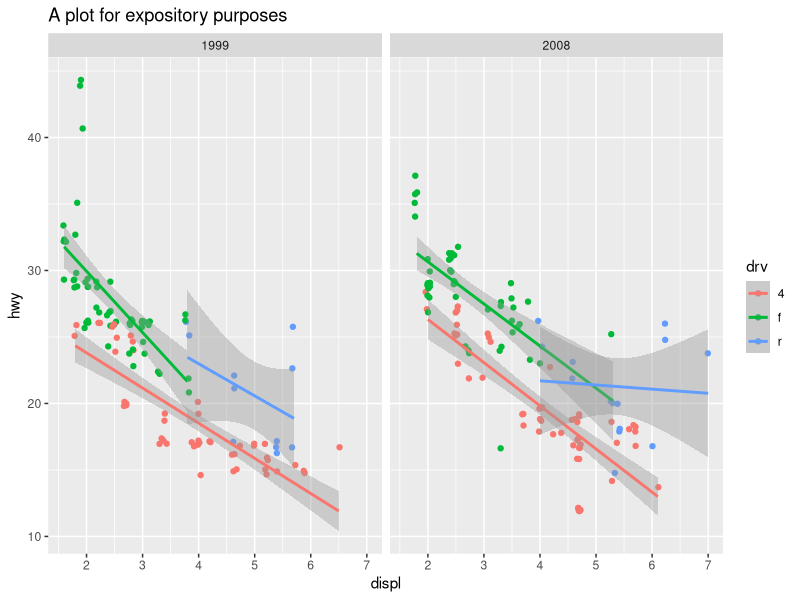
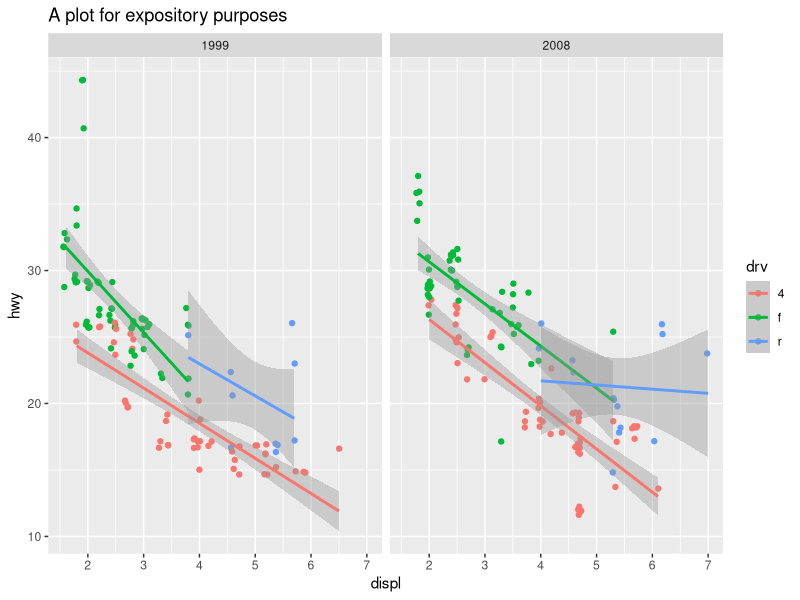
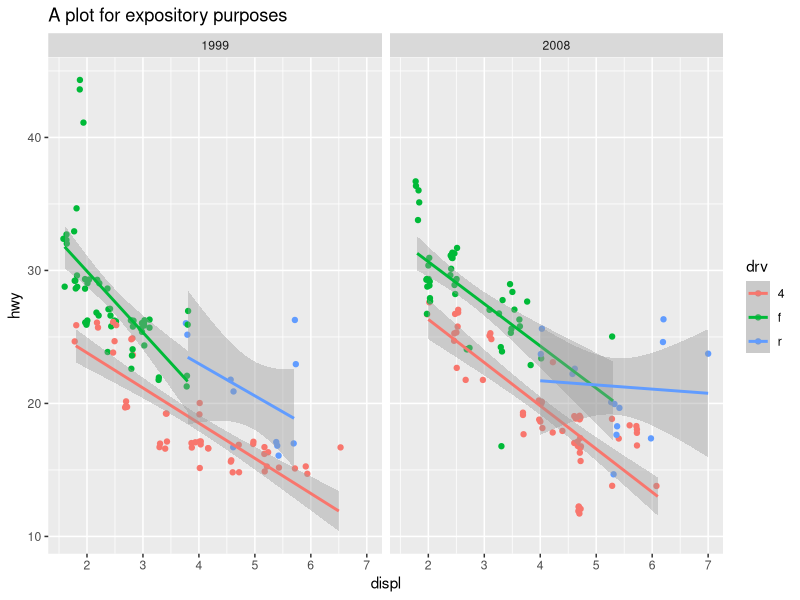
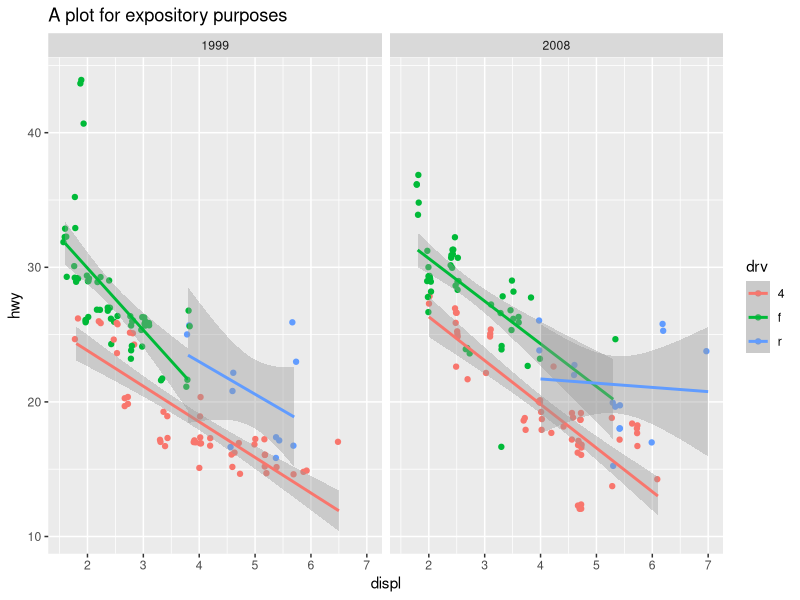

Source code (R) for these figures, in order:
## ---- chunk 1
library(tidyverse)
p <- ggplot(mpg, aes(displ, hwy, color = drv)) + 
  geom_point(position = "jitter") +
  geom_smooth(method = "lm", formula = y ~ x) + 
  facet_wrap(vars(year)) + 
  ggtitle("A plot for expository purposes")
p

## ---- chunk 2
ggprint <- function(x) {
  data <- ggplot_build(x)
  gtable <- ggplot_gtable(data)
  grid::grid.newpage()
  grid::grid.draw(gtable)
  return(invisible(x))
}
ggprint(p)
## ---- chunk 3
p_built <- ggplot_build(p)

p_built $data %>% map(head) %>% map(as_tibble)
p_built $layout
p_built $plot
## ---- chunk 4
p_gtable <- ggplot_gtable(p_built)
p_gtable
## ---- chunk 5
grid::grid.newpage()
## ---- chunk 6
grid::grid.newpage()
grid::grid.draw(p_gtable)
## ---- chunk 7
prototype()
## ---- chunk 8

# 创建新类，子类继承
NewObject <- ggproto(
  `_class` = NULL, # 类
  `_inherits` = NULL # 继承
)
NewObject 
## ---- chunk 9
# 新类
NewClass <- ggproto("NewClass", NULL,
                    # fields     默认值 
                    geom=NA,
                    # methods
                    
                    )

NewClass
## ---- chunk 10
# 实例
instance <- ggproto(NULL, NewClass,
                    # 字段赋值
                    geom="point"
                    )
instance
## ---- chunk 11
# 继承
NewSubClass <- ggproto("NewSubClass", NewClass)
NewSubClass
## ---- chunk 12
library(ggplot2)
library(grid)

# 自定义 GeomSignif 对象
GeomSignif <- ggproto(`_class` = "GeomSignif",
                      `_inherits` = Geom,
  required_aes = c("x", "y"),
  
  default_aes = aes(
    comparisons = NULL, step_increase = 0.1,
    map_signif_level = TRUE, test = "t.test",
    test.args = list(), y_position = NULL,
    annotations = NULL, tip_length = 0.03
  ),
  
  draw_group = function(data, panel_scales, coord, comparisons, step_increase,
                        map_signif_level, test, test.args, y_position, annotations, tip_length) {
    
    # 提取比较组
    if (is.null(comparisons)) {
      stop("Comparisons must be provided.")
    }
    
    # 计算每组的 y 坐标位置
    y_max <- max(data$y, na.rm = TRUE)
    if (is.null(y_position)) {
      y_position <- y_max + seq(step_increase, by = step_increase, length.out = length(comparisons))
    }
    
    # 创建标记的绘图对象列表
    grobs <- list()
    for (i in seq_along(comparisons)) {
      comp <- comparisons[[i]]
      group1 <- data[data$x == comp[1], "y"]
      group2 <- data[data$x == comp[2], "y"]
      
      # 进行显著性测试
      test_result <- do.call(test, c(list(group1, group2), test.args))
      p_value <- test_result$p.value
      label <- if (map_signif_level) {
        if (p_value < 0.001) "***"
        else if (p_value < 0.01) "**"
        else if (p_value < 0.05) "*"
        else "ns"
      } else {
        format(p_value, digits = 2)
      }
      
      # 绘制显著性标记线条和标签
      grobs <- c(grobs, list(
        grid::linesGrob(
          x = c(mean(comp[1]), mean(comp[2])),
          y = rep(y_position[i], 2),
          gp = grid::gpar(col = "black", lwd = 0.5)
        ),
        grid::textGrob(
          label, x = mean(comp), y = y_position[i] + tip_length,
          gp = grid::gpar(col = "black", fontsize = 10)
        )
      ))
    }
    
    # 返回绘图对象列表
    grid::grobTree(grobs = grobs)
  }
)

# 创建自定义 geom_signif 函数
geom_signif <- function(mapping = NULL, data = NULL, stat = "identity", position = "identity",
                        na.rm = FALSE, show.legend = NA, inherit.aes = TRUE, ...) {
  layer(
    geom = GeomSignif, mapping = mapping, data = data, stat = stat,
    position = position, show.legend = show.legend, inherit.aes = inherit.aes,
    params = list(na.rm = na.rm, ...)
  )
}

